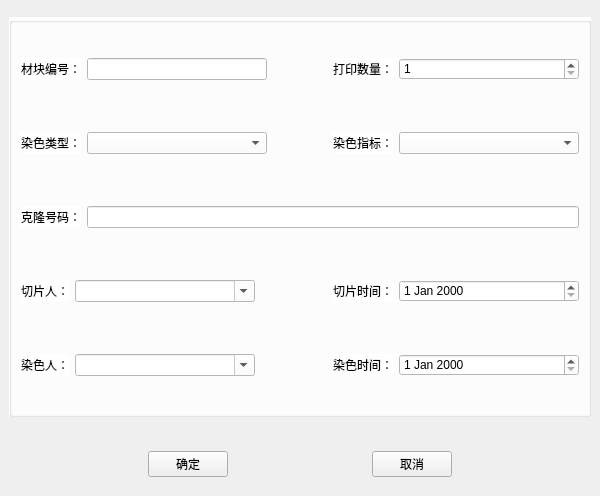
<?xml version="1.0" encoding="UTF-8"?>
<ui version="4.0">
 <class>newspecialslice</class>
 <widget class="QMainWindow" name="newspecialslice">
  <property name="geometry">
   <rect>
    <x>0</x>
    <y>0</y>
    <width>600</width>
    <height>496</height>
   </rect>
  </property>
  <property name="minimumSize">
   <size>
    <width>600</width>
    <height>496</height>
   </size>
  </property>
  <property name="maximumSize">
   <size>
    <width>600</width>
    <height>496</height>
   </size>
  </property>
  <property name="windowTitle">
   <string>MainWindow</string>
  </property>
  <widget class="QWidget" name="centralwidget">
   <layout class="QVBoxLayout" name="verticalLayout_4">
    <item>
     <layout class="QVBoxLayout" name="verticalLayout_3">
      <item>
       <widget class="QGroupBox" name="groupBox">
        <property name="minimumSize">
         <size>
          <width>0</width>
          <height>400</height>
         </size>
        </property>
        <property name="maximumSize">
         <size>
          <width>16777215</width>
          <height>400</height>
         </size>
        </property>
        <property name="styleSheet">
         <string notr="true">background-color: rgb(255, 255, 255);</string>
        </property>
        <property name="title">
         <string/>
        </property>
        <layout class="QVBoxLayout" name="verticalLayout_2">
         <item>
          <layout class="QVBoxLayout" name="verticalLayout">
           <item>
            <layout class="QHBoxLayout" name="horizontalLayout">
             <item>
              <widget class="QLabel" name="label">
               <property name="text">
                <string>材块编号：</string>
               </property>
              </widget>
             </item>
             <item>
              <widget class="QLineEdit" name="lineEditCodeNumber">
               <property name="minimumSize">
                <size>
                 <width>180</width>
                 <height>0</height>
                </size>
               </property>
               <property name="maximumSize">
                <size>
                 <width>180</width>
                 <height>16777215</height>
                </size>
               </property>
              </widget>
             </item>
             <item>
              <spacer name="horizontalSpacer_2">
               <property name="orientation">
                <enum>Qt::Horizontal</enum>
               </property>
               <property name="sizeHint" stdset="0">
                <size>
                 <width>40</width>
                 <height>20</height>
                </size>
               </property>
              </spacer>
             </item>
             <item>
              <widget class="QLabel" name="label_2">
               <property name="text">
                <string>打印数量：</string>
               </property>
              </widget>
             </item>
             <item>
              <widget class="QSpinBox" name="spinBoxPrintNumber">
               <property name="minimumSize">
                <size>
                 <width>180</width>
                 <height>0</height>
                </size>
               </property>
               <property name="maximumSize">
                <size>
                 <width>180</width>
                 <height>16777215</height>
                </size>
               </property>
               <property name="minimum">
                <number>1</number>
               </property>
               <property name="maximum">
                <number>1000000000</number>
               </property>
              </widget>
             </item>
            </layout>
           </item>
           <item>
            <spacer name="horizontalSpacer_8">
             <property name="orientation">
              <enum>Qt::Horizontal</enum>
             </property>
             <property name="sizeHint" stdset="0">
              <size>
               <width>40</width>
               <height>20</height>
              </size>
             </property>
            </spacer>
           </item>
           <item>
            <layout class="QHBoxLayout" name="horizontalLayout_2">
             <item>
              <widget class="QLabel" name="label_3">
               <property name="text">
                <string>染色类型：</string>
               </property>
              </widget>
             </item>
             <item>
              <widget class="QComboBox" name="comboBoxColorType">
               <property name="minimumSize">
                <size>
                 <width>180</width>
                 <height>0</height>
                </size>
               </property>
               <property name="maximumSize">
                <size>
                 <width>180</width>
                 <height>16777215</height>
                </size>
               </property>
              </widget>
             </item>
             <item>
              <spacer name="horizontalSpacer">
               <property name="orientation">
                <enum>Qt::Horizontal</enum>
               </property>
               <property name="sizeHint" stdset="0">
                <size>
                 <width>40</width>
                 <height>20</height>
                </size>
               </property>
              </spacer>
             </item>
             <item>
              <widget class="QLabel" name="label_4">
               <property name="text">
                <string>染色指标：</string>
               </property>
              </widget>
             </item>
             <item>
              <widget class="QComboBox" name="comboBoxColorIndex">
               <property name="minimumSize">
                <size>
                 <width>180</width>
                 <height>0</height>
                </size>
               </property>
               <property name="maximumSize">
                <size>
                 <width>180</width>
                 <height>16777215</height>
                </size>
               </property>
              </widget>
             </item>
            </layout>
           </item>
           <item>
            <spacer name="horizontalSpacer_9">
             <property name="orientation">
              <enum>Qt::Horizontal</enum>
             </property>
             <property name="sizeHint" stdset="0">
              <size>
               <width>40</width>
               <height>20</height>
              </size>
             </property>
            </spacer>
           </item>
           <item>
            <layout class="QHBoxLayout" name="horizontalLayout_3">
             <item>
              <widget class="QLabel" name="label_5">
               <property name="text">
                <string>克隆号码：</string>
               </property>
              </widget>
             </item>
             <item>
              <widget class="QLineEdit" name="lineEditClone"/>
             </item>
            </layout>
           </item>
           <item>
            <spacer name="horizontalSpacer_10">
             <property name="orientation">
              <enum>Qt::Horizontal</enum>
             </property>
             <property name="sizeHint" stdset="0">
              <size>
               <width>40</width>
               <height>20</height>
              </size>
             </property>
            </spacer>
           </item>
           <item>
            <layout class="QHBoxLayout" name="horizontalLayout_4">
             <item>
              <widget class="QLabel" name="label_6">
               <property name="text">
                <string>切片人：</string>
               </property>
              </widget>
             </item>
             <item>
              <widget class="QComboBox" name="comboBoxQPPeople">
               <property name="minimumSize">
                <size>
                 <width>180</width>
                 <height>0</height>
                </size>
               </property>
               <property name="maximumSize">
                <size>
                 <width>180</width>
                 <height>16777215</height>
                </size>
               </property>
               <property name="editable">
                <bool>true</bool>
               </property>
              </widget>
             </item>
             <item>
              <spacer name="horizontalSpacer_3">
               <property name="orientation">
                <enum>Qt::Horizontal</enum>
               </property>
               <property name="sizeHint" stdset="0">
                <size>
                 <width>40</width>
                 <height>20</height>
                </size>
               </property>
              </spacer>
             </item>
             <item>
              <widget class="QLabel" name="label_7">
               <property name="text">
                <string>切片时间：</string>
               </property>
              </widget>
             </item>
             <item>
              <widget class="QDateEdit" name="dateEditQPTime">
               <property name="minimumSize">
                <size>
                 <width>180</width>
                 <height>0</height>
                </size>
               </property>
               <property name="maximumSize">
                <size>
                 <width>180</width>
                 <height>16777215</height>
                </size>
               </property>
              </widget>
             </item>
            </layout>
           </item>
           <item>
            <spacer name="horizontalSpacer_11">
             <property name="orientation">
              <enum>Qt::Horizontal</enum>
             </property>
             <property name="sizeHint" stdset="0">
              <size>
               <width>40</width>
               <height>20</height>
              </size>
             </property>
            </spacer>
           </item>
           <item>
            <layout class="QHBoxLayout" name="horizontalLayout_5">
             <item>
              <widget class="QLabel" name="label_9">
               <property name="text">
                <string>染色人：</string>
               </property>
              </widget>
             </item>
             <item>
              <widget class="QComboBox" name="comboBoxRSPeople">
               <property name="minimumSize">
                <size>
                 <width>180</width>
                 <height>0</height>
                </size>
               </property>
               <property name="maximumSize">
                <size>
                 <width>180</width>
                 <height>16777215</height>
                </size>
               </property>
               <property name="editable">
                <bool>true</bool>
               </property>
              </widget>
             </item>
             <item>
              <spacer name="horizontalSpacer_4">
               <property name="orientation">
                <enum>Qt::Horizontal</enum>
               </property>
               <property name="sizeHint" stdset="0">
                <size>
                 <width>40</width>
                 <height>20</height>
                </size>
               </property>
              </spacer>
             </item>
             <item>
              <widget class="QLabel" name="label_8">
               <property name="text">
                <string>染色时间：</string>
               </property>
              </widget>
             </item>
             <item>
              <widget class="QDateEdit" name="dateEditRSTime">
               <property name="minimumSize">
                <size>
                 <width>180</width>
                 <height>0</height>
                </size>
               </property>
               <property name="maximumSize">
                <size>
                 <width>180</width>
                 <height>16777215</height>
                </size>
               </property>
              </widget>
             </item>
            </layout>
           </item>
          </layout>
         </item>
        </layout>
       </widget>
      </item>
      <item>
       <spacer name="horizontalSpacer_5">
        <property name="orientation">
         <enum>Qt::Horizontal</enum>
        </property>
        <property name="sizeHint" stdset="0">
         <size>
          <width>40</width>
          <height>20</height>
         </size>
        </property>
       </spacer>
      </item>
      <item>
       <layout class="QHBoxLayout" name="horizontalLayout_6">
        <item>
         <spacer name="horizontalSpacer_12">
          <property name="orientation">
           <enum>Qt::Horizontal</enum>
          </property>
          <property name="sizeHint" stdset="0">
           <size>
            <width>40</width>
            <height>20</height>
           </size>
          </property>
         </spacer>
        </item>
        <item>
         <widget class="QPushButton" name="pushButtonOk">
          <property name="text">
           <string>确定</string>
          </property>
         </widget>
        </item>
        <item>
         <spacer name="horizontalSpacer_7">
          <property name="orientation">
           <enum>Qt::Horizontal</enum>
          </property>
          <property name="sizeHint" stdset="0">
           <size>
            <width>40</width>
            <height>20</height>
           </size>
          </property>
         </spacer>
        </item>
        <item>
         <widget class="QPushButton" name="pushButtonCancel">
          <property name="text">
           <string>取消</string>
          </property>
         </widget>
        </item>
        <item>
         <spacer name="horizontalSpacer_6">
          <property name="orientation">
           <enum>Qt::Horizontal</enum>
          </property>
          <property name="sizeHint" stdset="0">
           <size>
            <width>40</width>
            <height>20</height>
           </size>
          </property>
         </spacer>
        </item>
       </layout>
      </item>
     </layout>
    </item>
   </layout>
  </widget>
 </widget>
 <tabstops>
  <tabstop>pushButtonOk</tabstop>
  <tabstop>spinBoxPrintNumber</tabstop>
  <tabstop>comboBoxColorType</tabstop>
  <tabstop>comboBoxColorIndex</tabstop>
  <tabstop>lineEditClone</tabstop>
  <tabstop>comboBoxQPPeople</tabstop>
  <tabstop>dateEditQPTime</tabstop>
  <tabstop>comboBoxRSPeople</tabstop>
  <tabstop>dateEditRSTime</tabstop>
  <tabstop>lineEditCodeNumber</tabstop>
  <tabstop>pushButtonCancel</tabstop>
 </tabstops>
 <resources/>
 <connections/>
</ui>
